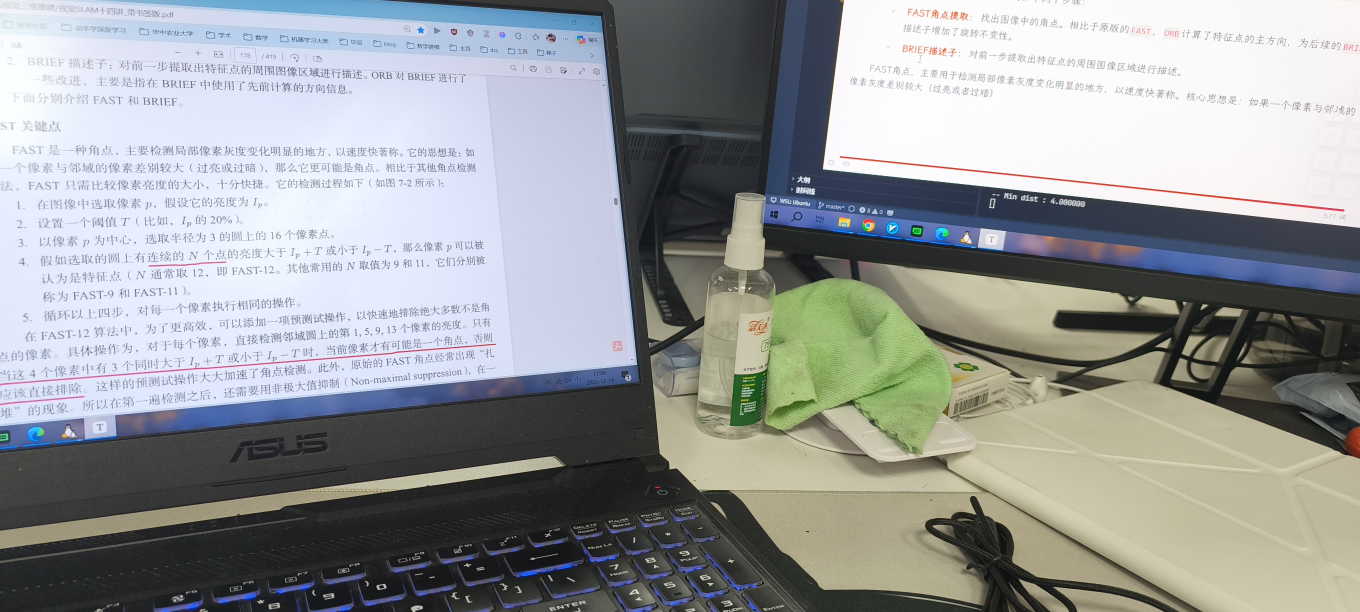
//> input picture ch7/g1.png, 4080 x 1836 px (shown at 1/3 size)
$ ./Harris_self   (built with g++ and OpenCV 4)
//> lines starting //> are read from the running program, lines starting //| are printed output that depends on the picture; after the words box and inside, x2 and y2 are one past the last pixel; in counts of white or black regions, pixels touching at a corner belong together
/**
 * 功能：手动实现 Harris 角点检测 (Manual Harris Corner Detection)
 * 作者：Gemini (For Math Master User)
 * 日期：2025-12-19
 * * 实现原理步骤：
 * 1. 灰度化 (Grayscale)
 * 2. 计算图像梯度 I_x, I_y (Derivatives using Sobel)
 * 3. 计算结构张量 M 的原始分量: I_x^2, I_y^2, I_x*I_y
 * 4. 高斯加权 (Window Function): 对分量进行高斯模糊，得到 M = [A C; C B]
 * 5. 计算角点响应值 R = det(M) - k * (trace(M))^2
 * 6. 阈值截断 & 非极大值抑制 (Thresholding & Non-Maximum Suppression)
 * 7. 可视化
 */

#include <opencv2/opencv.hpp>
#include <iostream>
#include <vector>
#include <cmath>

using namespace cv;
using namespace std;

// Harris 参数定义
const double HARRIS_K = 0.04;      // 经验常数 alpha，通常取 0.04 - 0.06
const int WINDOW_SIZE = 3;         // 高斯窗口大小 (3x3 或 5x5)
const double SIGMA = 1.0;          // 高斯函数的标准差

void manualHarrisCorner(const Mat& src, Mat& outputViz) {
    // 1. 预处理：转为灰度图
    Mat gray;
    if (src.channels() == 3) {
        cvtColor(src, gray, COLOR_BGR2GRAY);
    } else {
        gray = src.clone();
    }

    // 转为浮点型，防止计算梯度和乘积时溢出
    Mat grayFloat;
    gray.convertTo(grayFloat, CV_64F);

    // 2. 计算梯度 I_x 和 I_y
    // 这里完全手动构建 Sobel 核，不隐藏细节
    Mat Ix, Iy;
    // Sobel X 核
    Mat sobelX = (Mat_<double>(3, 3) << -1, 0, 1,
                                        -2, 0, 2,
                                        -1, 0, 1);
    // Sobel Y 核
    Mat sobelY = (Mat_<double>(3, 3) << -1, -2, -1,
                                         0,  0,  0,
                                         1,  2,  1);

    // 使用 filter2D 进行卷积操作计算梯度
    filter2D(grayFloat, Ix, CV_64F, sobelX);
    filter2D(grayFloat, Iy, CV_64F, sobelY);

    // 3. 计算结构张量 M 的三个分量 (未加权前)
    // M = sum [ Ix^2   IxIy ]
    //         [ IxIy   Iy^2 ]
    Mat Ix2, Iy2, Ixy;
    multiply(Ix, Ix, Ix2);      // Ix^2
    multiply(Iy, Iy, Iy2);      // Iy^2
    multiply(Ix, Iy, Ixy);      // Ix * Iy

    // 4. 高斯加权 (Window Function w(u,v))
    // 这一步对应公式中的求和符号 sum_w，使用高斯核赋予中心像素更高权重
    Mat A, B, C;
    GaussianBlur(Ix2, A, Size(WINDOW_SIZE, WINDOW_SIZE), SIGMA); // A = sum(w * Ix^2)
    GaussianBlur(Iy2, B, Size(WINDOW_SIZE, WINDOW_SIZE), SIGMA); // B = sum(w * Iy^2)
    GaussianBlur(Ixy, C, Size(WINDOW_SIZE, WINDOW_SIZE), SIGMA); // C = sum(w * IxIy)

    // 5. 计算 Harris 响应值 R
    // R = det(M) - k * trace(M)^2
    // det(M) = A*B - C*C
    // trace(M) = A + B

    Mat R_map = Mat::zeros(src.size(), CV_64F);
    double max_R = -1e30; // 记录最大响应值，用于设置相对阈值

    for (int r = 0; r < src.rows; r++) {
        for (int c = 0; c < src.cols; c++) {
            double a_val = A.at<double>(r, c);
            double b_val = B.at<double>(r, c);
            double c_val = C.at<double>(r, c);

            double det_M = a_val * b_val - c_val * c_val;
            double trace_M = a_val + b_val;

            double R = det_M - HARRIS_K * pow(trace_M, 2);

            R_map.at<double>(r, c) = R;

            if (R > max_R) {
                max_R = R;
            }
        }
    }

    // 6. 阈值处理与非极大值抑制 (NMS)
    // 只有 R > threshold 且 R 是局部最大值时，才认为是角点
    double threshold = 0.01 * max_R; // 使用相对阈值，鲁棒性更好
    outputViz = src.clone();

    // 为了避免边界越界，从 1 遍历到 rows-1
    for (int r = 1; r < src.rows - 1; r++) {
        for (int c = 1; c < src.cols - 1; c++) {
            double current_R = R_map.at<double>(r, c);

            // 阈值判断：必须是正数且足够大
            if (current_R > threshold) {
                // 非极大值抑制 (NMS)：检查 3x3 邻域
                bool isLocalMax = true;

                // 遍历周围 8 个像素
                for (int dr = -1; dr <= 1; dr++) {
                    for (int dc = -1; dc <= 1; dc++) {
                        if (dr == 0 && dc == 0) continue; // 跳过中心点
                        if (R_map.at<double>(r + dr, c + dc) > current_R) {
                            isLocalMax = false;
                            break;
                        }
                    }
                    if (!isLocalMax) break;
                }

                // 如果是局部极大值，画出来
                if (isLocalMax) {
                    // 绘制红色圆圈标记角点
                    circle(outputViz, Point(c, r), 4, Scalar(0, 0, 255), 2, 8, 0);
                }
            }
        }
    }
}

int main() {
    // 读取图像 (请修改为你本地的图片路径)
    string imgPath = "../g1.png";   // ../g1.png
    // 如果没有图片，创建一个简单的测试图：黑色背景，白色矩形
    Mat src = Mat::zeros(400, 400, CV_8UC3);
    rectangle(src, Point(100, 100), Point(300, 300), Scalar(255, 255, 255), -1);
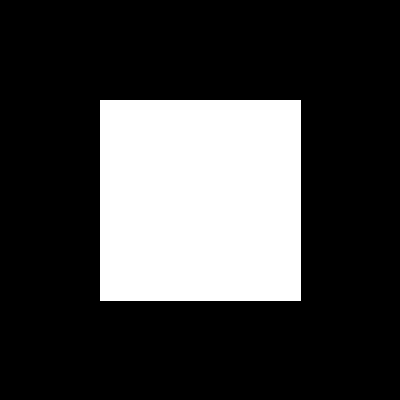
//> src: 400 rows x 400 cols, CV_8UC3; 25.3% white; 1 white region, box (x1, y1, x2, y2) and area: (100, 100, 301, 301) 40401
    // 旋转一下矩形，制造更多不规则角点 (可选)
    Point2f center(200, 200);
    Mat rot = getRotationMatrix2D(center, 45, 1.0);
    warpAffine(src, src, rot, Size(400, 400));

    // 如果想读取真实图片，取消下面注释
    src = imread(imgPath);
//> src is the input picture: 1836 rows x 4080 cols, CV_8UC3; mean B, G, R 155.3, 154.2, 151.1
    if (src.empty()) { cout << "无法读取图像" << endl; return -1; }

    Mat result;
    cout << "开始进行 Harris 角点检测..." << endl;

    manualHarrisCorner(src, result);
//> in manualHarrisCorner, `cvtColor(src, gray, COLOR_BGR2GRAY);`:
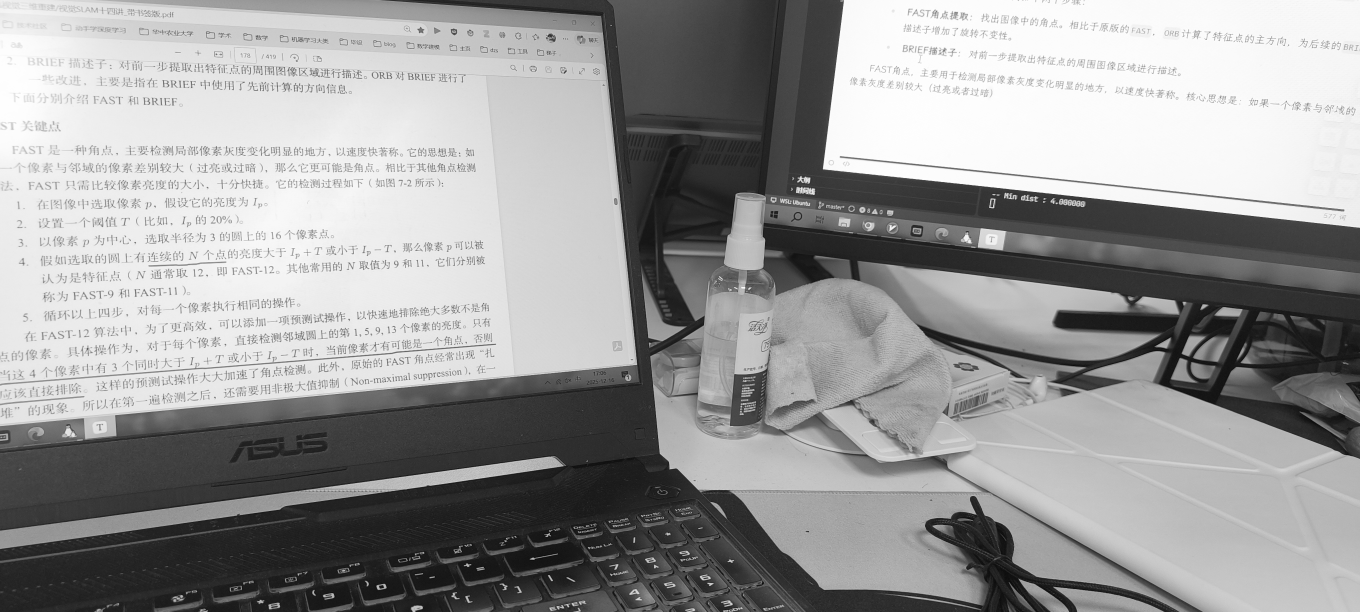
//> gray: 1836 rows x 4080 cols, CV_8UC1 (shown at 1/3 size); min 0, max 255, mean 153.4
//> in manualHarrisCorner, `filter2D(grayFloat, Ix, CV_64F, sobelX);`:
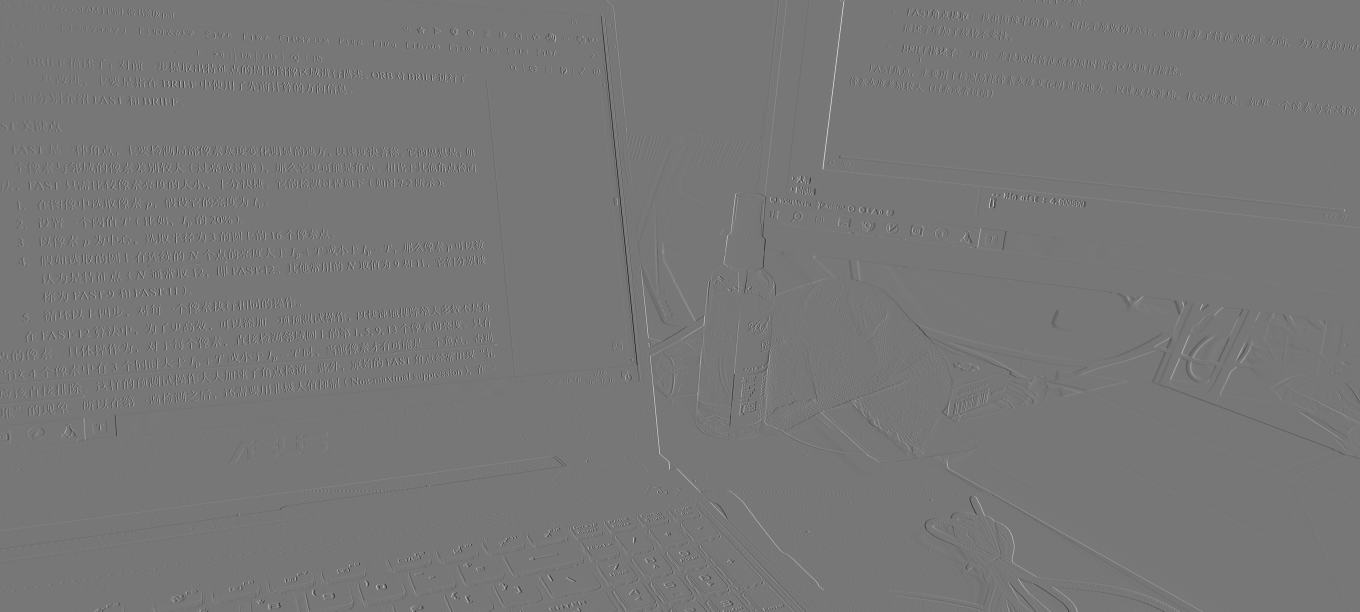
//> Ix: 1836 rows x 4080 cols, CV_64FC1 (shown at 1/3 size); min -745, max 843, mean -0.1; drawn with min black and max white
//> in manualHarrisCorner, `GaussianBlur(Iy2, B, Size(WINDOW_SIZE, WINDOW_SIZE), SIGMA);`:
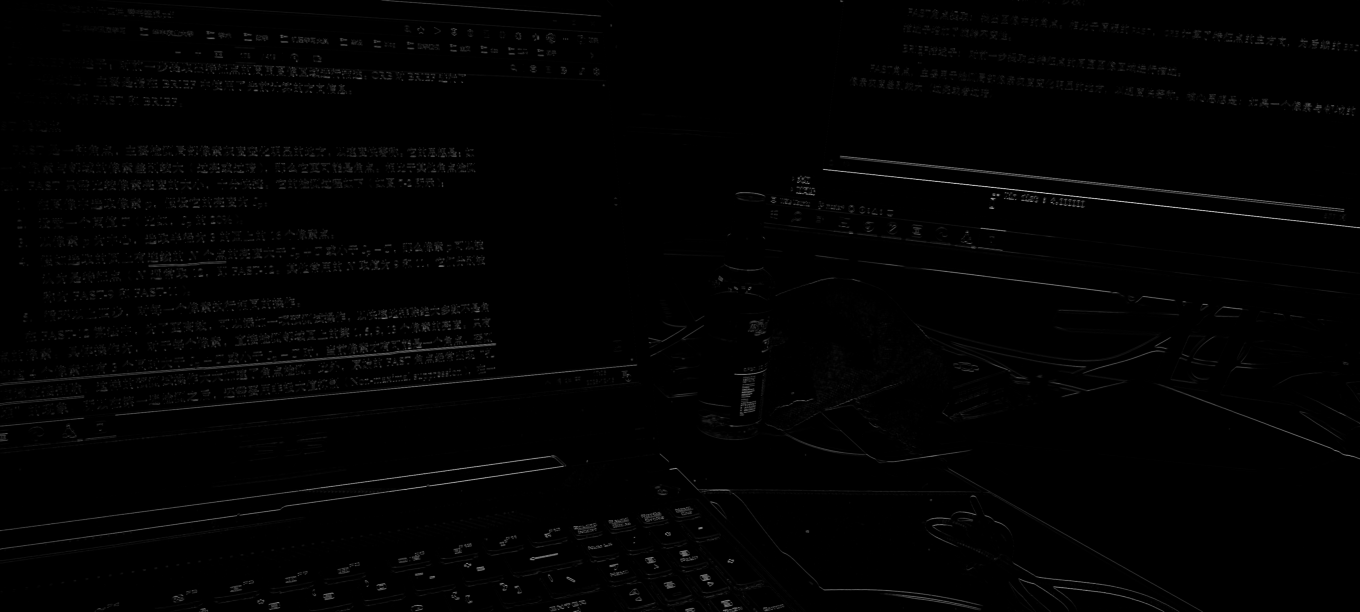
//> B: 1836 rows x 4080 cols, CV_64FC1 (shown at 1/3 size); min 0, max 398114.7, mean 3761.9; drawn with min black and max white
//> the loop in manualHarrisCorner, `for (int r = 0; r < src.rows; r++)` made 1836 passes
//> max_R on passes 1 to 3: 1.72e+09, 1.72e+09, 3.45e+09
//> after the loop in manualHarrisCorner, `for (int r = 0; r < src.rows; r++)`:
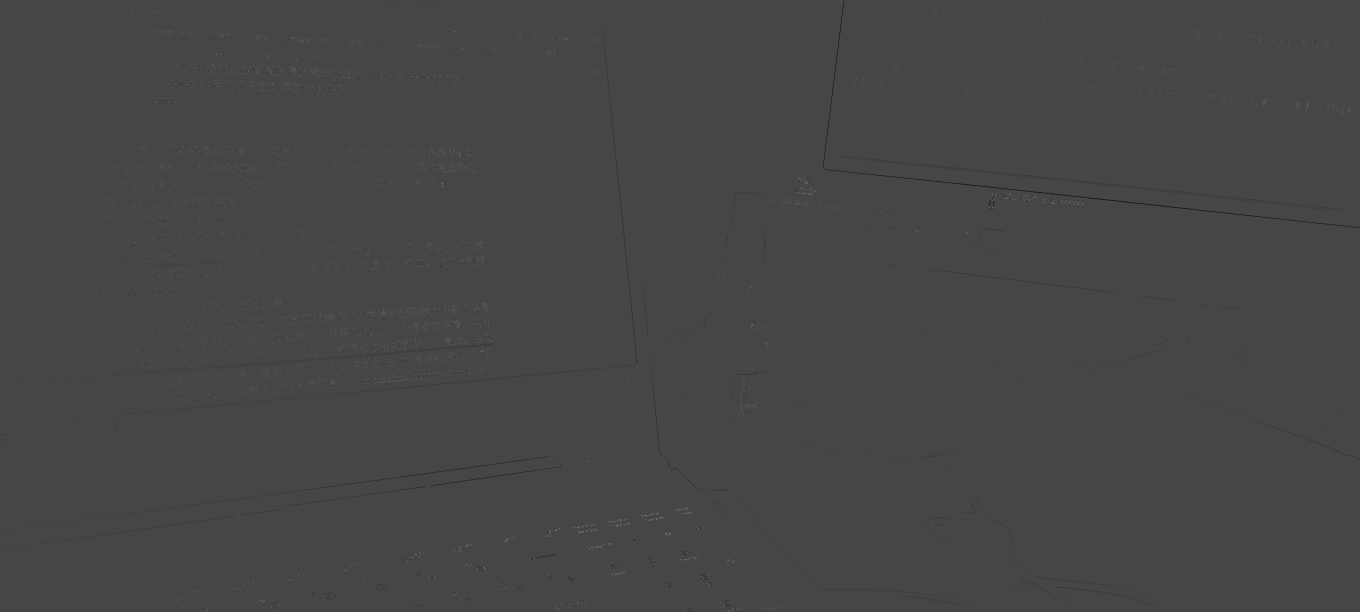
//> R_map: 1836 rows x 4080 cols, CV_64FC1 (shown at 1/3 size); min -6.33e+09, max 1.65e+10, mean -1094209.8; drawn with min black and max white
//> after the loop in manualHarrisCorner, `for (int r = 0; r < src.rows; r++)`: max_R = 1.65e+10
//> in manualHarrisCorner, `double threshold = 0.01 * max_R;`: threshold = 165224820.4
//> after the loop in manualHarrisCorner, `for (int r = 1; r < src.rows - 1; r++)`:
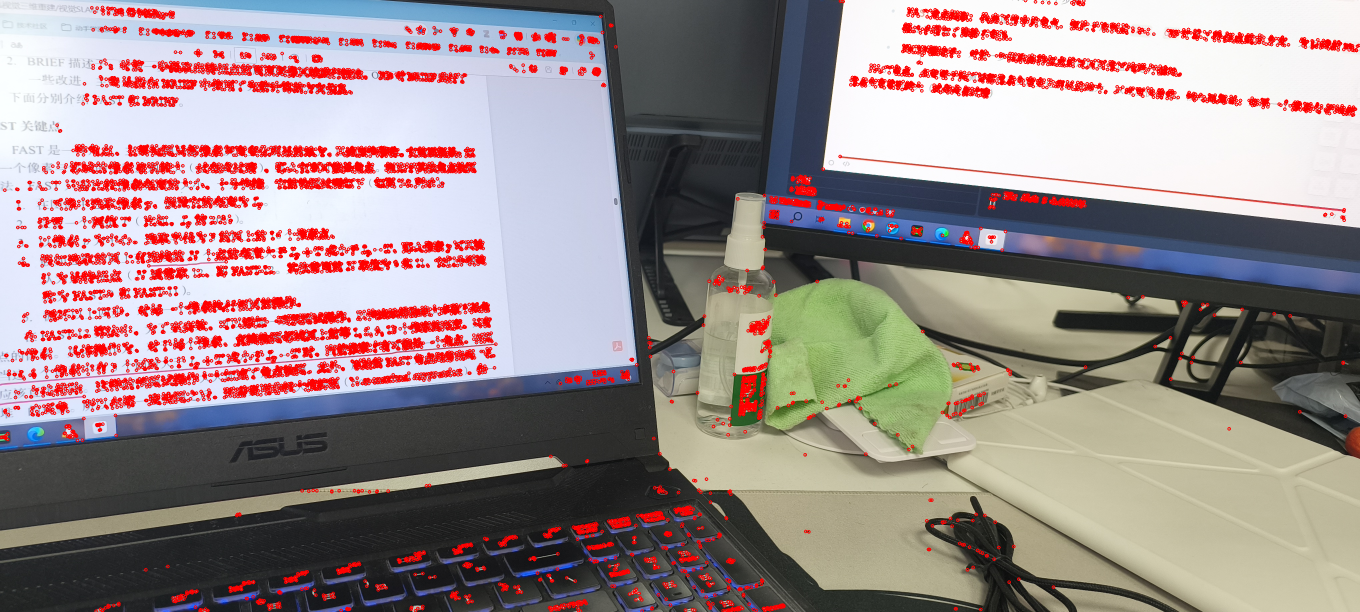
//> outputViz: 1836 rows x 4080 cols, CV_8UC3 (shown at 1/3 size); mean B, G, R 139.6, 139.5, 156

    // 显示结果
    imshow("Original Image", src);
    imshow("Harris Manual Implementation", result);

    cout << "检测完成。按任意键退出。" << endl;
    waitKey(0);
    destroyAllWindows();

    return 0;
}

$ run again, with ch7/g2.png copied over ch7/g1.png
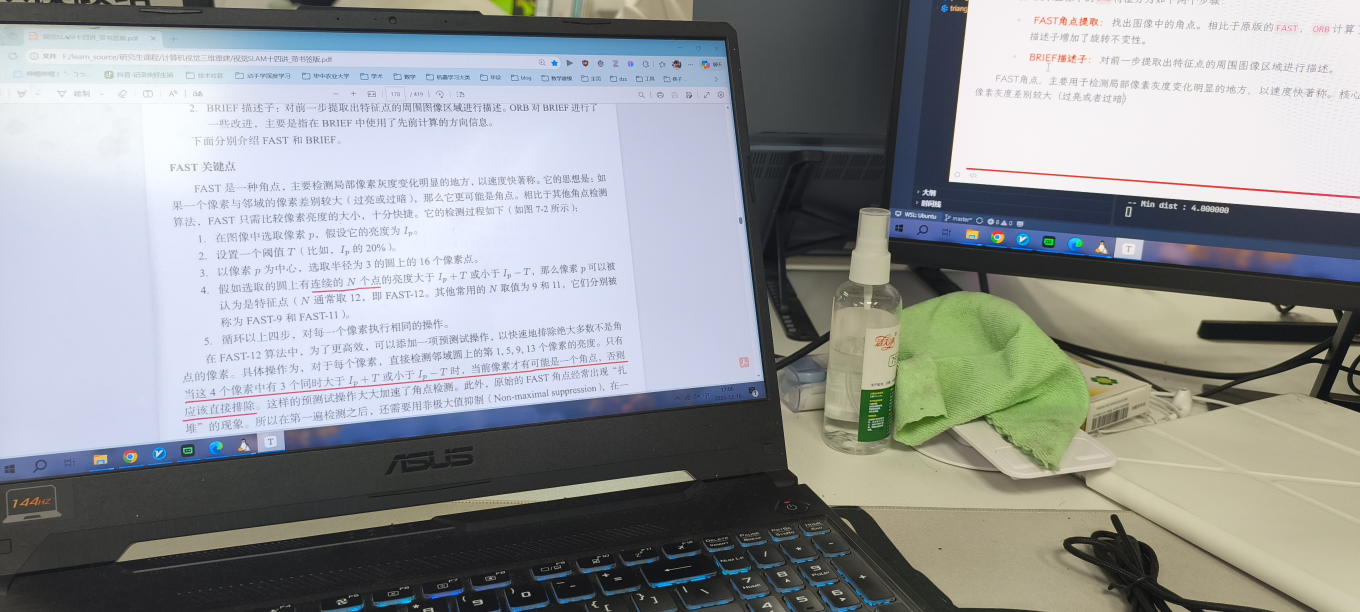
//> input picture ch7/g2.png, 4080 x 1836 px (shown at 1/3 size)
//> src: 400 rows x 400 cols, CV_8UC3; 25.3% white; 1 white region, box (x1, y1, x2, y2) and area: (100, 100, 301, 301) 40401
//> src is the input picture: 1836 rows x 4080 cols, CV_8UC3; mean B, G, R 152.2, 150.2, 146.6
//> the loop in manualHarrisCorner, `for (int r = 0; r < src.rows; r++)` made 1836 passes
//> max_R on passes 1 to 3: 644980448.6, 997067102.9, 2.38e+09
//> after the loop in manualHarrisCorner, `for (int r = 0; r < src.rows; r++)`:
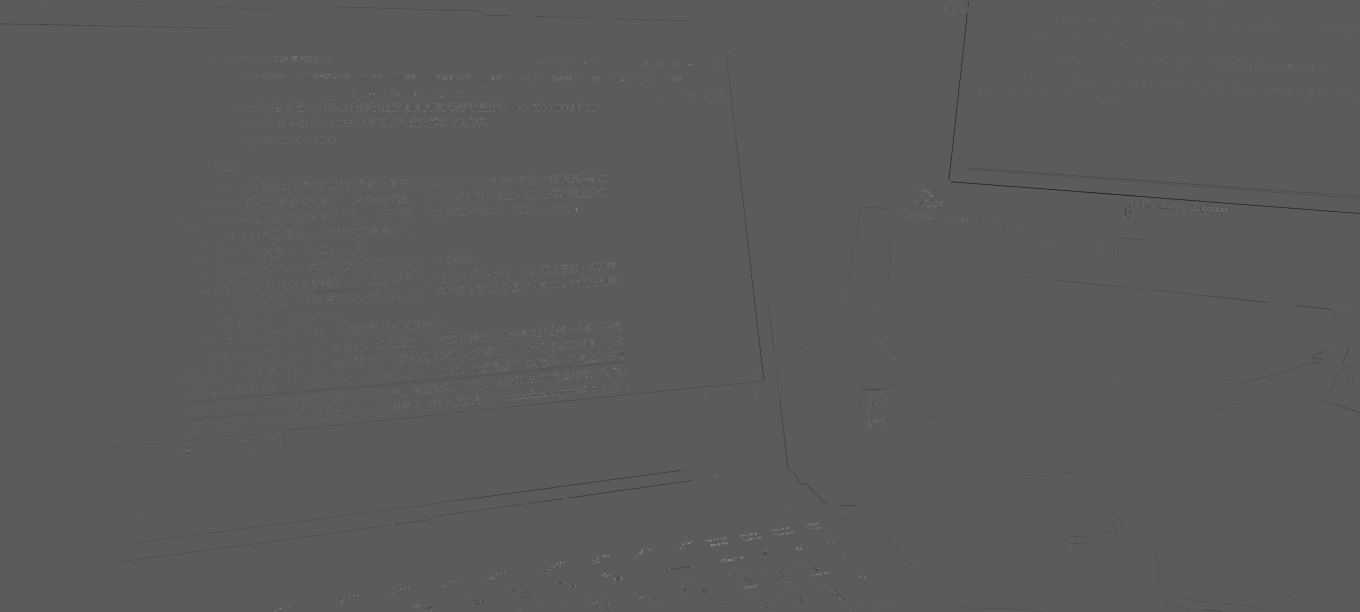
//> R_map: 1836 rows x 4080 cols, CV_64FC1 (shown at 1/3 size); min -5.27e+09, max 9.43e+09, mean 380881.3; drawn with min black and max white
//> after the loop in manualHarrisCorner, `for (int r = 0; r < src.rows; r++)`: max_R = 9.43e+09
//> threshold = 94264070.7
//> after the loop in manualHarrisCorner, `for (int r = 1; r < src.rows - 1; r++)`:
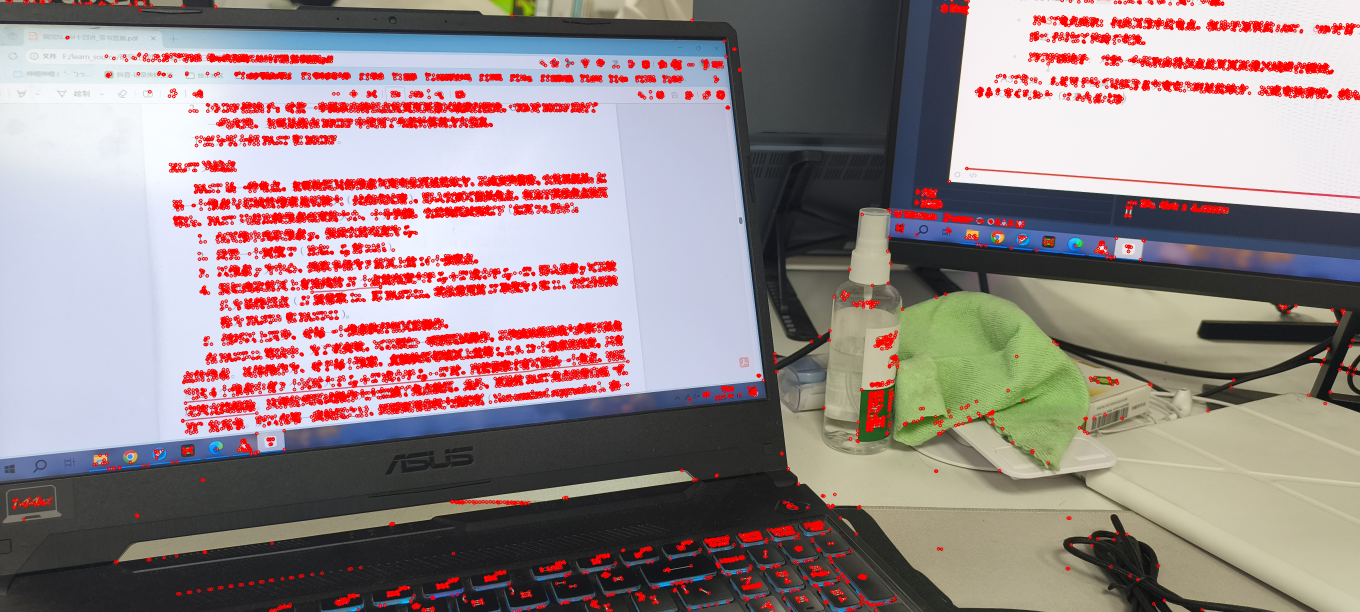
//> outputViz: 1836 rows x 4080 cols, CV_8UC3 (shown at 1/3 size); mean B, G, R 136.5, 135.6, 152.1
